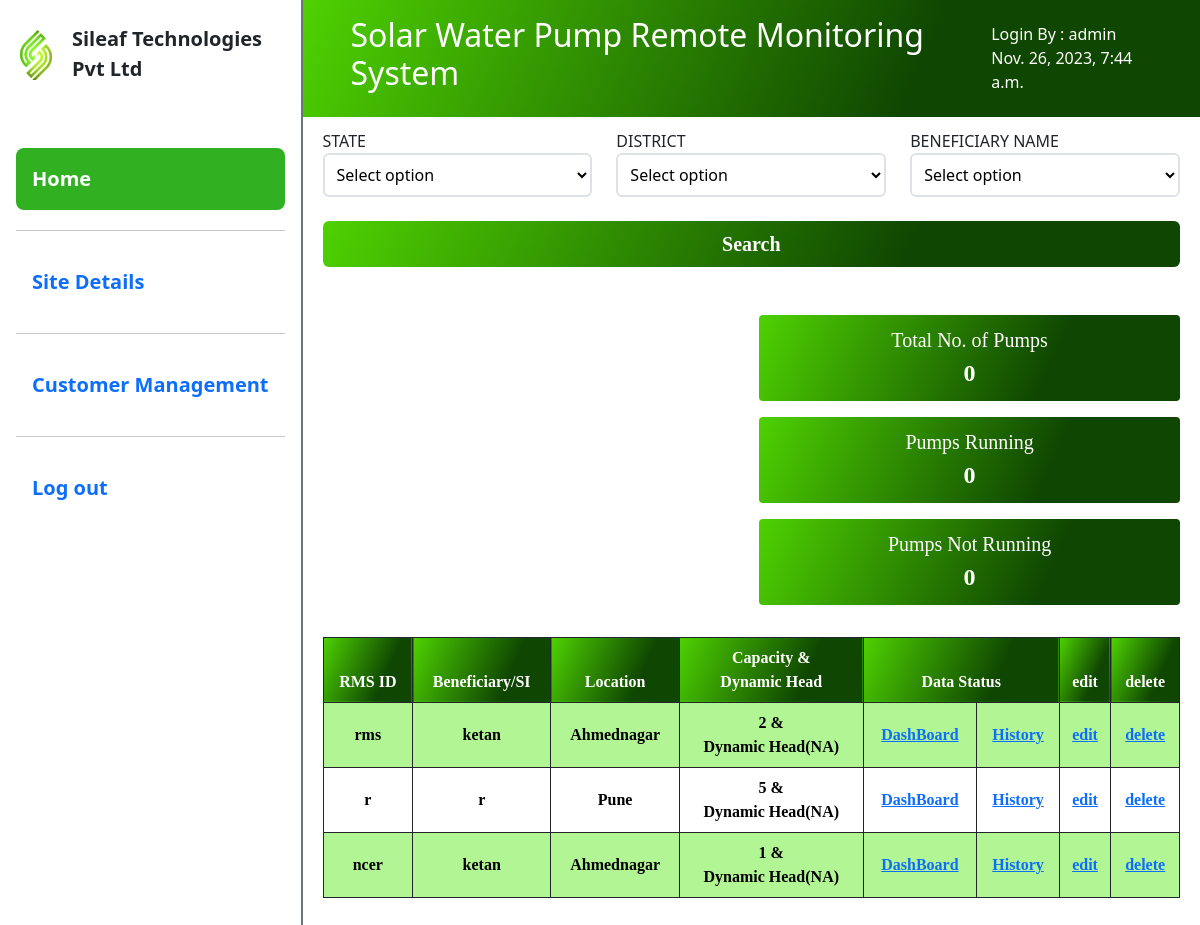
Page /home (signed in) on the committed database.
### node/models.py (models this page shows)
class water_tank(models.Model):
    rms = models.CharField(max_length=300,blank=True,null=True)
    pump_status = models.CharField(max_length=300,blank=True,null=True)
    location = models.CharField(max_length=300,blank=True,null=True)
    district = models.CharField(max_length=300,blank=True,null=True)
    state = models.CharField(max_length=300,blank=True,null=True)
    contractor_name = models.CharField(max_length=300,blank=True,null=True)
    contractor_number = models.CharField(max_length=300,blank=True,null=True)
    installation_date = models.CharField(max_length=300,blank=True,null=True)
    capacity = models.CharField(max_length=300,blank=True,null=True)
    head = models.CharField(max_length=300,blank=True,null=True)
    pump_serial_numbers = models.CharField(max_length=300,blank=True,null=True)
    pump_model_number = models.CharField(max_length=300,blank=True,null=True)
    controller_model_number = models.CharField(max_length=300,blank=True,null=True)
    controller_serial_numbers = models.CharField(max_length=300,blank=True,null=True)
    modem_id = models.CharField(max_length=300,blank=True,null=True)
    sim_id = models.CharField(max_length=300,blank=True,null=True)
    iccid = models.CharField(max_length=300,blank=True,null=True)
    start_time = models.TimeField(blank=True,null=True)
    stop_time = models.TimeField(max_length=300,blank=True,null=True)
    benificery_name = models.CharField(max_length=300,blank=True,null=True)
    signal_strength = models.CharField(max_length=300,blank=True,null=True)
    make = models.CharField(max_length=300,blank=True,null=True)
    site_address = models.CharField(max_length=300,blank=True,null=True)
    created_by = models.CharField(max_length=300,blank=True,null=True)

### node/views.py (the view)
# urls.py: path('home', views.home, name='home'),
@login_required(login_url='/login')
def home(request):
    running = water_tank.objects.filter(pump_status="ON").count()
    not_running = water_tank.objects.filter(pump_status="OF").count()
    state = water_tank.objects.values_list('state', flat=True).distinct()
    district = water_tank.objects.values_list('district', flat=True).distinct()
    if str(request.user.groups.all()[0]) == "superadmin" :
        data =  water_tank.objects.all()
        return render (request,"home-SuperAdmin.html",{"data":data,"running":running,"not_running":not_running,"state":state,"district":district})
    else :
        data =  water_tank.objects.filter(created_by = request.user.id)
        return render (request,"home-SuperAdmin.html",{"data":data,"running":running,"not_running":not_running,"state":state,"district":district})

### templates/home-SuperAdmin.html (shortened to what this page needs)
{% load static %}
<!DOCTYPE html>
<html lang="en">
<head>
  <link rel="stylesheet" href="{% static 'styles.css' %}">
  <link href="https://cdn.jsdelivr.net/npm/bootstrap@5.3.2/dist/css/bootstrap.min.css" rel="stylesheet" />
</head>
<body>
  <div class="container-fluid d-flex flex-column flex-md-row p-0" style="min-height: 100vh;">
    <div class="w-auto flex-lg-shrink-0 d-flex flex-column gap-5 px-3 py-2 border border-2 border-start-0 border-top-0 border-bottom-0 border-secondary">
      <div class="w-100 d-flex gap-3 align-items-center">
        <div class="w-100 d-flex align-items-center justify-content-between gap-3">
          <div class="d-flex align-items-center gap-3 py-3">
            <img class="" style="width: 40px;" src="{% static 'images/logo.jpg' %}" alt="Icon">
            <span class="fs-5 fw-bold">Sileaf Technologies <br> Pvt Ltd</span>
          </div>
        </div>
      </div>
      <nav id="nav" class="w-100 d-none d-md-flex flex-column gap-1 py-3 py-md-0">
        <a href="/" class="active d-flex d-md-block py-0 py-md-3 px-3 text-decoration-none rounded-3"><span class="w-100 py-3 fw-semibold fs-5">Home</span></a>
        <hr>
        <a href="/site_details" class="d-flex d-md-block py-0 py-md-3 px-3 text-decoration-none rounded-3"><span class="w-100 py-3 fw-semibold fs-5">Site Details</span></a>
        <hr>
        {% for group in user.groups.all %}
        {% if group.name == 'superadmin'%}
        <a href="/costumer_management/" class="d-flex d-md-block py-0 py-md-3 px-3 text-decoration-none rounded-3"><span class="w-100 py-3 fw-semibold fs-5">Customer Management</span></a>
        <hr>
        {% endif %}
        {% endfor %}
        <a href="/logout" class="d-flex d-md-block py-0 py-md-3 px-3 text-decoration-none rounded-3"><span class="w-100 py-3 fw-semibold fs-5">Log out</span></a>
      </nav>
    </div>
    <div class="w-100 h-100" style="max-height: 100vh; overflow-y: scroll;">
      <div class="100">
        <div class="w-100 d-md-flex align-items-center justify-content-between gap-3 py-3 px-3 px-md-5 text-white" style="background: linear-gradient(114.3deg, rgb(78, 209, 2) 0.2%, rgb(15, 70, 1) 68.5%);">
            <h2>Solar Water Pump Remote Monitoring System</h2>
            <div>
              <span class="fw-medium">Login By : </span> {{request.user.username}} <br> <span class="fw-medium">{{request.user.last_login}} </span></div>
        </div>
      </div>
      <div class="w-100 p-1" style="overflow: hidden;">
        <div class="w-100 px-3 py-2">
          <div class="d-flex flex-column flex-md-row align-items-center justify-content-between gap-4 mb-5 mb-md-4">
            <div class="w-100 d-flex flex-column align-items-start justify-content-start">
              <label class="fs-6 fw-medium text-uppercase">State</label>
              <select class="w-100 px-2 py-2 bg-white border border-2 rounded-2" name="dashboardInput" id="state">
                <option selected disabled >Select option</option>
              </select>
            </div>
            <div class="w-100 d-flex flex-column align-items-start justify-content-start">
              <label class="fs-6 fw-medium text-uppercase">District</label>
              <select class="w-100 px-2 py-2 bg-white border border-2 rounded-2" name="dashboardInput" id="district">
                <option selected disabled >Select option</option>
              </select>
            </div>
            <div class="w-100 d-flex flex-column align-items-start justify-content-start">
              <label class="fs-6 fw-medium text-uppercase">Beneficiary Name</label>
              <select class="w-100 px-2 py-2 bg-white border border-2 rounded-2" name="dashboardInput" id="benificery_name">
                <option selected disabled >Select option</option>
              </select>
            </div>
          </div>
          <div class="w-100 d-flex flex-column align-items-start justify-content-start mb-4">
            <Button class="w-100 py-2 fs-5 search-btn rounded-2" id="search-btn" onclick="searchWithFilters()">Search</Button>
          </div>
        </div>
        <div class="w-100">
          <div class="w-100 d-flex flex-column flex-lg-row py-3">
            <div class="w-100 d-flex align-items-center justify-content-center py-lg-0 py-4">
            </div>
            <div class="w-100 d-flex flex-column justify-content-between gap-3 px-3">
              <div class="valuebutton fs-5 w-100 d-flex flex-column align-items-center rounded-1" id="myButton1">
                <span class="text-center">Total No. of Pumps</span>
                <span class="text-center fs-4 fw-bold" id="counter1">0</span>
              </div>
              <div class="valuebutton fs-5 w-100 d-flex flex-column align-items-center rounded-1" id="myButton2">
                <span class="text-center">Pumps Running</span>
                <span class="text-center fs-4 fw-bold" id="counter2">0</span>
              </div>
              <div class="valuebutton fs-5 w-100 d-flex flex-column align-items-center rounded-1" id="myButton3">
                <span class="text-center">Pumps Not Running</span>
                <span class="text-center fs-4 fw-bold" id="counter3">0</span>
              </div>
            </div>
          </div>
          <div class="table-responsive w-100 py-3 px-lg-3">
            <table class="w-100 table table-bordered align-middle border-dark" style="min-width: 700px;" >
              <thead>
                <tr>
                  <td class="text-white">RMS ID</td>
                  <td class="text-white">Beneficiary/SI</td>
                  <td class="text-white">Location</td>
                  <td class="text-white">Capacity &</br>Dynamic Head</td>
                  <td class="text-white" colspan="2">Data Status</td>
                  {% for group in user.groups.all %}
                  {% if group.name == 'superadmin'%}
                  <td class="text-white">edit</td>
                  <td class="text-white">delete</td>
                  {% endif %}
                  {% endfor %}
                </tr>
              </thead>
              <tbody class="">
                {% for i in data %}
                  <tr class="">
                    <td>{{i.rms}}</td>
                    <td>{{i.benificery_name}}</td>
                    <td>{{i.district}}</td>
                    <td>{{i.capacity}} &</br>Dynamic Head(NA)</td>
                    <td><a href="/dashboard/{{i.rms}}/">DashBoard</a></td>
                    <td><a href="/history_table/{{i.rms}}/">History</a></td></td>
                    {% for group in user.groups.all %}
                    {% if group.name == 'superadmin'%}
                    <td><a href="/edit/{{i.rms}}/">edit</a></td>
                    <td><a href="/delete/{{i.rms}}/">delete</a></td>
                    {% endif %}
                    {% endfor %}
                  </tr>
                {% endfor %}
              </tbody>
            </table>
          </div>
        </div>
      </div>
    </div>
  </div>
</body>
</html>

### static/styles.css (style rules this page uses)
body { background-size: cover; background-repeat: repeat; background-position: center; background-color: rgb(231, 226, 226); }
th, td { padding: 15px; color: #000000; }
button { font-size: medium; font-family: Cambria, Cochin, Georgia, Times, 'Times New Roman', serif; font-weight: bold; color: rgb(0, 0, 0); }
table { align-self: center; text-align: left; color: rgb(255, 255, 255); font-family: Cambria, Cochin, Georgia, Times, 'Times New Roman', serif; font-size: medium; font-weight: bold; border-color: #161616; }
* { box-sizing: border-box; }
.navbartable th, td { padding: 0px; color: #ffffff; text-align: center; }
.valuebutton { width: 70%; font-size: 15px; padding: 10px 20px; border: 1px; background: linear-gradient(114.3deg, rgb(78, 209, 2) 0.2%, rgb(15, 70, 1) 68.5%); background-color: #56b32e; color: rgb(255, 255, 255); cursor: pointer; border-radius: 12px; font-family: Cambria, Cochin, Georgia, Times, 'Times New Roman', serif; }
.search-btn { width:60%; font-size: 15px; padding: 10px 10px; border: 1px; background: linear-gradient(114.3deg, rgb(78, 209, 2) 0.2%, rgb(15, 70, 1) 68.5%); color: rgb(255, 255, 255); border-radius: 12px; font-family: Cambria, Cochin, Georgia, Times, 'Times New Roman', serif; align-self: start; }
.table { background: linear-gradient(114.3deg, rgb(78, 209, 2) 0.2%, rgb(15, 70, 1) 68.5%); color: #ffffff; }

### templates/home-SuperAdmin.html (style rules this page uses)
* { padding: 0%; margin: 0%; box-sizing: border-box; }
.active { background-color: #31b121; color: white; }
.table-responsive table thead tr td { background: linear-gradient(114.3deg, rgb(78, 209, 2) 0.2%, rgb(15, 70, 1) 68.5%); background-color:#56b32e; }
.table-responsive table tbody tr td { background-color:#b2f595; }
.table-responsive table tbody tr:nth-child(2n) td { background-color: white; }

### rows in the picture
water_tank: rms "rms", benificery_name "ketan", district "Ahmednagar", capacity "2"
water_tank: rms "r", benificery_name "r", district "Pune", capacity "5"
water_tank: rms "ncer", benificery_name "ketan", district "Ahmednagar", capacity "1"

### other values in the picture
{{ request.user.username }} "admin"
{{ request.user.last_login }} "Nov. 26, 2023, 7:44 a.m."
